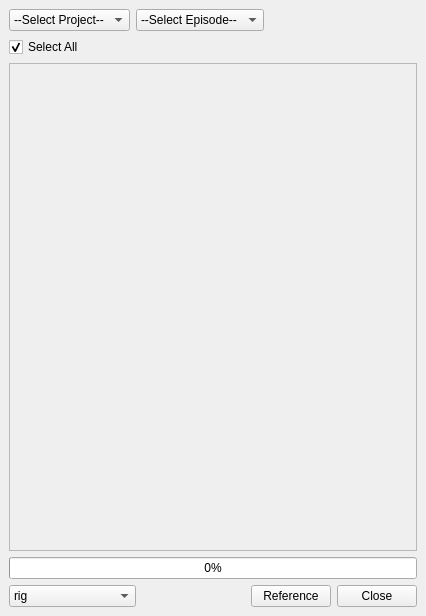
<?xml version="1.0" encoding="UTF-8"?>
<ui version="4.0">
 <class>MainWindow</class>
 <widget class="QMainWindow" name="MainWindow">
  <property name="geometry">
   <rect>
    <x>0</x>
    <y>0</y>
    <width>426</width>
    <height>616</height>
   </rect>
  </property>
  <property name="windowTitle">
   <string>MainWindow</string>
  </property>
  <widget class="QWidget" name="centralwidget">
   <layout class="QVBoxLayout" name="verticalLayout">
    <item>
     <layout class="QHBoxLayout" name="layout">
      <item>
       <widget class="QComboBox" name="projectBox">
        <item>
         <property name="text">
          <string>--Select Project--</string>
         </property>
        </item>
       </widget>
      </item>
      <item>
       <widget class="QComboBox" name="epBox">
        <item>
         <property name="text">
          <string>--Select Episode--</string>
         </property>
        </item>
       </widget>
      </item>
      <item>
       <spacer name="horizontalSpacer_2">
        <property name="orientation">
         <enum>Qt::Horizontal</enum>
        </property>
        <property name="sizeHint" stdset="0">
         <size>
          <width>40</width>
          <height>20</height>
         </size>
        </property>
       </spacer>
      </item>
     </layout>
    </item>
    <item>
     <widget class="QCheckBox" name="selectAllButton">
      <property name="text">
       <string>Select All</string>
      </property>
      <property name="checked">
       <bool>true</bool>
      </property>
     </widget>
    </item>
    <item>
     <widget class="QScrollArea" name="scrollArea">
      <property name="focusPolicy">
       <enum>Qt::NoFocus</enum>
      </property>
      <property name="widgetResizable">
       <bool>true</bool>
      </property>
      <widget class="QWidget" name="scrollAreaWidgetContents">
       <property name="geometry">
        <rect>
         <x>0</x>
         <y>0</y>
         <width>406</width>
         <height>487</height>
        </rect>
       </property>
       <layout class="QVBoxLayout" name="verticalLayout_2">
        <item>
         <layout class="QVBoxLayout" name="itemsLayout">
          <property name="spacing">
           <number>1</number>
          </property>
         </layout>
        </item>
        <item>
         <layout class="QVBoxLayout" name="verticalLayout_4">
          <item>
           <spacer name="verticalSpacer">
            <property name="orientation">
             <enum>Qt::Vertical</enum>
            </property>
            <property name="sizeHint" stdset="0">
             <size>
              <width>20</width>
              <height>40</height>
             </size>
            </property>
           </spacer>
          </item>
         </layout>
        </item>
       </layout>
      </widget>
     </widget>
    </item>
    <item>
     <widget class="QProgressBar" name="progressBar">
      <property name="value">
       <number>0</number>
      </property>
     </widget>
    </item>
    <item>
     <layout class="QHBoxLayout" name="horizontalLayout">
      <item>
       <widget class="QComboBox" name="contextBox">
        <property name="toolTip">
         <string>Select Context</string>
        </property>
        <item>
         <property name="text">
          <string>rig</string>
         </property>
        </item>
        <item>
         <property name="text">
          <string>model</string>
         </property>
        </item>
        <item>
         <property name="text">
          <string>shaded</string>
         </property>
        </item>
        <item>
         <property name="text">
          <string>shaded/combined</string>
         </property>
        </item>
       </widget>
      </item>
      <item>
       <spacer name="horizontalSpacer">
        <property name="orientation">
         <enum>Qt::Horizontal</enum>
        </property>
        <property name="sizeHint" stdset="0">
         <size>
          <width>40</width>
          <height>20</height>
         </size>
        </property>
       </spacer>
      </item>
      <item>
       <widget class="QPushButton" name="addButton">
        <property name="minimumSize">
         <size>
          <width>75</width>
          <height>0</height>
         </size>
        </property>
        <property name="toolTip">
         <string>Reference the selected assets</string>
        </property>
        <property name="text">
         <string>Reference</string>
        </property>
       </widget>
      </item>
      <item>
       <widget class="QPushButton" name="pushButton">
        <property name="minimumSize">
         <size>
          <width>75</width>
          <height>0</height>
         </size>
        </property>
        <property name="text">
         <string>Close</string>
        </property>
       </widget>
      </item>
     </layout>
    </item>
   </layout>
  </widget>
 </widget>
 <resources/>
 <connections>
  <connection>
   <sender>pushButton</sender>
   <signal>clicked()</signal>
   <receiver>MainWindow</receiver>
   <slot>close()</slot>
   <hints>
    <hint type="sourcelabel">
     <x>346</x>
     <y>406</y>
    </hint>
    <hint type="destinationlabel">
     <x>181</x>
     <y>403</y>
    </hint>
   </hints>
  </connection>
 </connections>
</ui>
